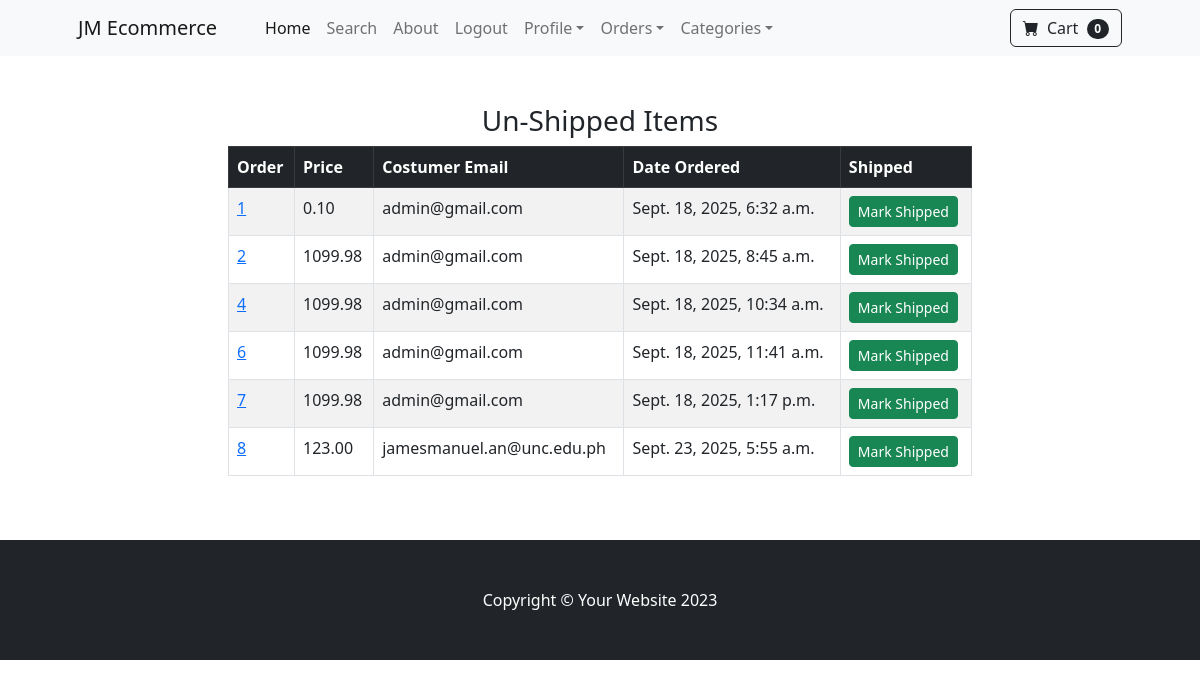
Page /payment/not_shipped_dash (signed in) on the committed database.
### payment/models.py (models this page shows, shortened)
class Order(models.Model):
    user = models.ForeignKey(User, on_delete=models.CASCADE, null=True, blank=True)
    full_name = models.CharField(max_length=250)
    email = models.EmailField(max_length=250)
    shipping_address = models.TextField(max_length=15000)
    amount_paid = models.DecimalField(max_digits=7, decimal_places=2)
    date_oredered = models.DateTimeField(auto_now_add=True)
    shipped = models.BooleanField(default=False)
    date_shipped = models.DateTimeField(blank=True, null=True)

### payment/views.py (the view, shortened to what this page needs)
# urls.py: path('not_shipped_dash', views.not_shipped_dash, name='not_shipped_dash'),
def not_shipped_dash(request):
     if request.user.is_authenticated and request.user.is_superuser:
        orders = Order.objects.filter(shipped=False)
        return render(request, 'payment/not_shipped_dash.html', {"orders":orders})
     else:
        messages.success(request, "Access Denied")
        return redirect('home')

### cart/cart.py (called while the page is built)
    def __len__(self):
        return len(self.cart)

### cart/context_processors.py (called while the page is built)
def cart(request):
    return {'cart':Cart(request)}

### payment/templates/payment/not_shipped_dash.html (shortened to what this page needs)
{% extends 'base.html' %}
{% block content %}
        <div class="container">
            <div class="row">
                <center>
                    <div class="col-8">
                        <br><br>
                        <h3>Un-Shipped Items</h3>
                        <table class="table table-striped table-hover table-bordered">
                        <thead class="table-dark">
                            <tr>
                                <th scope="col">Order</th>
                                <th scope="col">Price</th>
                                <th scope="col">Costumer Email</th>
                                <th scope="col">Date Ordered</th>
                                <th scope="col">Shipped</th>
                            </tr>
                        </thead>
                        <tbody>
                            {% for item in orders %}
                            <tr>
                                <td><a href="{% url 'orders' item.id %}">{{ item.id }}</a></td>
                                <td>{{ item.amount_paid }}</td>
                                <td>{{ item.email }}</td>
                                <td>{{ item.date_oredered }}</td>
                                <td>
                                    <form method="POST">
                                        <button type="submit" class="btn btn-success btn-sm">Mark Shipped</button>
                                    </form>
                                </td>
                            </tr>
                            {% endfor %}
                        </tbody>
                        </table>
                        <br><br>
                    </div>
                </center>
            </div>
        </div>
{% endblock %}

### rows in the picture
Order: id "1", amount_paid "0.10", email "admin@gmail.com", date_oredered "Sept. 18, 2025, 6:32 a.m."
Order: id "2", amount_paid "1099.98", email "admin@gmail.com", date_oredered "Sept. 18, 2025, 8:45 a.m."
Order: id "4", amount_paid "1099.98", email "admin@gmail.com", date_oredered "Sept. 18, 2025, 10:34 a.m."
Order: id "6", amount_paid "1099.98", email "admin@gmail.com", date_oredered "Sept. 18, 2025, 11:41 a.m."
Order: id "7", amount_paid "1099.98", email "admin@gmail.com", date_oredered "Sept. 18, 2025, 1:17 p.m."
Order: id "8", amount_paid "123.00", email "jamesmanuel.an@unc.edu.ph", date_oredered "Sept. 23, 2025, 5:55 a.m."

### other values in the picture
{{ cart|length }} "0"
